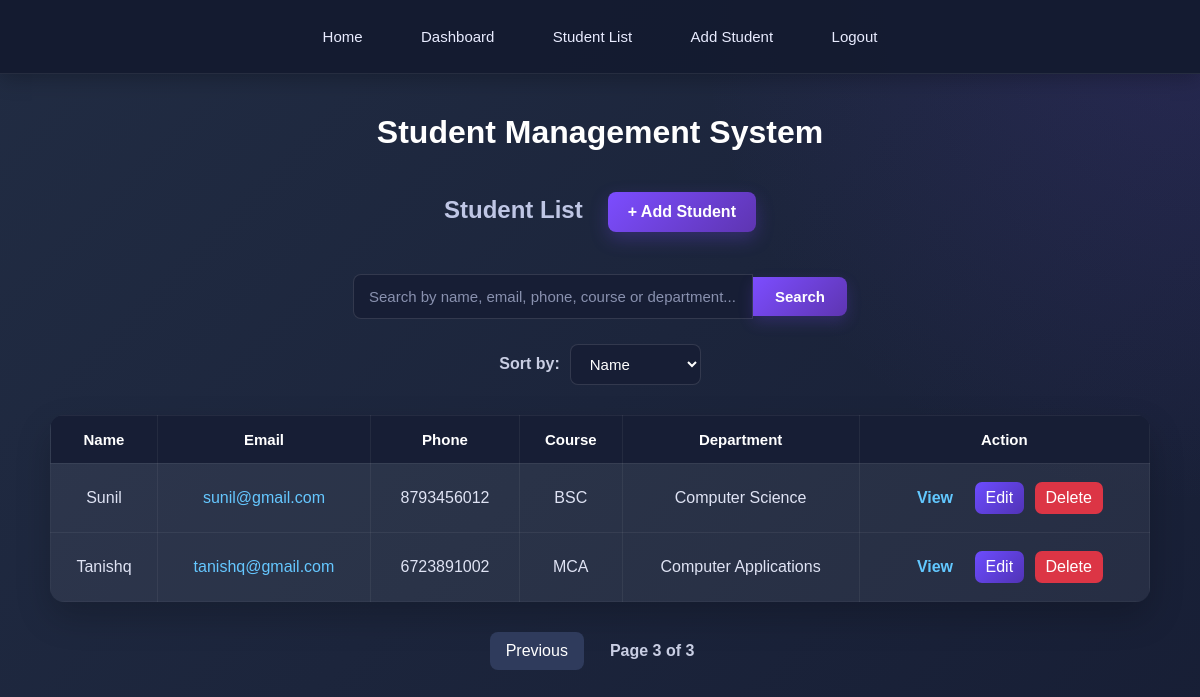
The app's page /students/?page=3&sort=name (signed in) with its own data.
### students/models.py (models this page shows, shortened)
class Student(models.Model):
    name = models.CharField(max_length=100)
    email = models.EmailField(unique=True)
    phone = models.CharField(max_length=10, unique=True)
    date_of_birth = models.DateField()
    gender = models.CharField(max_length=10)
    address = models.TextField()
    course = models.CharField(max_length=100)
    department = models.CharField(max_length=100)

### students/views.py (the view, shortened to what this page needs)
# urls.py: path('students/', views.student_list, name='student_list'),
@login_required
def student_list(request):
    query = request.GET.get("q", "").strip()
    sort = request.GET.get("sort", "name")
    students = Student.objects.all()
    if sort == "course":
        students = students.order_by("course", "name")
    elif sort == "department":
        students = students.order_by("department", "name")
    else:
        students = students.order_by("name")
    paginator = Paginator(students, 5)
    page_number = request.GET.get("page")
    page_obj = paginator.get_page(page_number)
    return render(
        request,
        "students/student_list.html",
        {
            "students": page_obj,
            "page_obj": page_obj,
            "query": query,
            "sort": sort,
        }
    )

### StudentManagementSystem/students/templates/students/student_list.html (shortened to what this page needs)
{% load static %}
<!DOCTYPE html>
<html lang="en">
<head>
    <link rel="stylesheet" href="{% static 'students/style.css' %}">
</head>
<body>
    <nav>
        <a href="{% url 'home' %}">Home</a>
        {% if user.is_authenticated %}
            <a href="{% url 'dashboard' %}">Dashboard</a>
            <a href="{% url 'student_list' %}">
                Student List
            </a>
            <a href="{% url 'add_student' %}">
                Add Student
            </a>
            <a href="{% url 'logout' %}">
                Logout
            </a>
        {% else %}
            <a href="{% url 'login' %}">
                Login
            </a>
        {% endif %}
    </nav>
    <div class="student-container">
        <h1>Student Management System</h1>
        <div class="student-header">
            <h2>Student List</h2>
            <a href="{% url 'add_student' %}" class="add-button">
                + Add Student
            </a>
        </div>
        <form method="GET" class="search-form">
            <input
                type="text"
                name="q"
                placeholder="Search by name, email, phone, course or department..."
                value="{{ query }}"
            >
            <button type="submit">
                Search
            </button>
        </form>
        <div class="sort-form">
            <form method="GET">
                <label for="sort">
                    Sort by:
                </label>
                <select
                    name="sort"
                    id="sort"
                    onchange="this.form.submit()"
                >
                    <option
                        value="name"
                        {% if sort == "name" %}selected{% endif %}
                    >
                        Name
                    </option>
                </select>
            </form>
        </div>
        <div class="table-wrapper">
            <table>
                <thead>
                    <tr>
                        <th>Name</th>
                        <th>Email</th>
                        <th>Phone</th>
                        <th>Course</th>
                        <th>Department</th>
                        <th>Action</th>
                    </tr>
                </thead>
                <tbody>
                    {% for student in students %}
                    <tr>
                        <td>
                            {{ student.name }}
                        </td>
                        <td>
                            <a
                                href="mailto:{{ student.email }}"
                                class="email-link"
                            >
                                {{ student.email }}
                            </a>
                        </td>
                        <td>
                            {{ student.phone }}
                        </td>
                        <td>
                            {{ student.course }}
                        </td>
                        <td>
                            {{ student.department }}
                        </td>
                        <td class="actions">
                            <a href="{% url 'student_detail' student.id %}">
                                View
                            </a>
                            <a
                                href="{% url 'edit_student' student.id %}"
                                class="edit-button"
                            >
                                Edit
                            </a>
                            <a
                                href="{% url 'delete_student' student.id %}"
                                class="delete-button"
                            >
                                Delete
                            </a>
                        </td>
                    </tr>
                    {% endfor %}
                </tbody>
            </table>
        </div>
        {% if page_obj.has_other_pages %}
        <div class="pagination">
            {% if page_obj.has_previous %}
                <a href="?page={{ page_obj.previous_page_number }}{% if query %}&q={{ query }}{% endif %}{% if sort %}&sort={{ sort }}{% endif %}">
                    Previous
                </a>
            {% endif %}
            <span>
                Page {{ page_obj.number }} of {{ page_obj.paginator.num_pages }}
            </span>
        </div>
        {% endif %}
    </div>
</body>
</html>

### students/static/students/style.css (style rules this page uses)
* { box-sizing: border-box; }
html { scroll-behavior: smooth; }
body { margin: 0; padding: 0; font-family: Arial, Helvetica, sans-serif; background: radial-gradient( circle at top right, rgba(110, 72, 220, 0.15), transparent 35% ), linear-gradient( 135deg, #212C43 0%, #171E35 100% ); color: #ffffff; min-height: 100vh; text-align: center; }
nav { background: rgba(20, 27, 48, 0.95); padding: 18px 25px; text-align: center; border-bottom: 1px solid rgba(255, 255, 255, 0.08); box-shadow: 0 4px 20px rgba(0, 0, 0, 0.25); position: relative; z-index: 10; }
nav a { display: inline-block; color: #e9ecff; text-decoration: none; margin: 0 12px; padding: 10px 15px; font-size: 15px; border-radius: 8px; transition: 0.3s ease; }
.container, .student-container, .form-container, .delete-container { width: 92%; max-width: 1100px; margin: 40px auto; text-align: center; }
.student-container h1 { color: #ffffff; font-size: 32px; margin-bottom: 10px; }
.student-container h2 { color: #bfc6e5; margin-bottom: 25px; }
.student-header { display: flex; justify-content: center; align-items: center; gap: 25px; margin: 25px auto; }
.search-form { display: flex; justify-content: center; align-items: center; margin: 25px auto; }
.search-form input { width: 400px; padding: 13px 15px; margin: 0; border: 1px solid rgba(255, 255, 255, 0.12); border-radius: 8px 0 0 8px; background: #171e35; color: white; font-size: 15px; outline: none; }
.search-form input::placeholder { color: #8991af; }
.search-form button { margin: 0; border-radius: 0 8px 8px 0; }
.sort-form { display: flex; justify-content: center; align-items: center; margin: 20px auto; }
.sort-form form { display: flex; justify-content: center; align-items: center; gap: 10px; }
.sort-form label { font-weight: bold; color: #c9cee3; }
.sort-form select { padding: 10px 15px; border: 1px solid rgba(255, 255, 255, 0.12); border-radius: 8px; background: #171e35; color: white; font-size: 15px; cursor: pointer; outline: none; }
.table-wrapper { width: 100%; display: flex; justify-content: center; margin: 30px auto; overflow-x: auto; border-radius: 14px; box-shadow: 0 15px 35px rgba(0, 0, 0, 0.2); }
.student-container table { width: 100%; max-width: 1100px; margin: 0 auto; border-collapse: collapse; background: rgba(255, 255, 255, 0.04); }
.student-container th, .student-container td { text-align: center; padding: 15px; border: 1px solid rgba(255, 255, 255, 0.06); }
.student-container th { background: #171e35; color: #ffffff; font-size: 15px; }
.student-container td { color: #dfe3f4; background: rgba(255, 255, 255, 0.025); }
.actions { text-align: center !important; }
.actions a { display: inline-block; padding: 7px 11px; margin: 3px; border-radius: 7px; text-decoration: none; transition: 0.25s ease; }
.actions a:first-child { color: #62c8ff; font-weight: bold; }
.edit-button { background: linear-gradient( 135deg, #6c4cff, #5133b6 ); color: white !important; }
.delete-button { background: #dc3545; color: white !important; }
.add-button { display: inline-block; padding: 11px 20px; background: linear-gradient( 135deg, #7c4dff, #5e35b1 ); color: white; text-decoration: none; border-radius: 8px; font-weight: bold; transition: 0.3s ease; box-shadow: 0 7px 18px rgba(124, 77, 255, 0.25); }
button { padding: 11px 22px; margin: 8px; border: none; border-radius: 8px; background: linear-gradient( 135deg, #7c4dff, #5e35b1 ); color: white; font-size: 15px; font-weight: bold; cursor: pointer; transition: 0.3s ease; box-shadow: 0 6px 15px rgba(124, 77, 255, 0.2); }
.email-link { color: #65c7ff; text-decoration: none; }
.pagination { display: flex; justify-content: center; align-items: center; gap: 10px; margin: 30px auto; }
.pagination a { display: inline-block; padding: 10px 16px; background: #2f3b5c; color: white; text-decoration: none; border-radius: 8px; transition: 0.3s ease; }
.pagination span { display: inline-block; padding: 10px 16px; font-weight: bold; color: #c9cee3; }

### records on screen
Student: name "Sunil", email "sunil@gmail.com", phone "8793456012", course "BSC", department "Computer Science"
Student: name "Tanishq", email "tanishq@gmail.com", phone "6723891002", course "MCA", department "Computer Applications"

### other values on screen
{{ page_obj.number }} "3"
{{ page_obj.paginator.num_pages }} "3"
